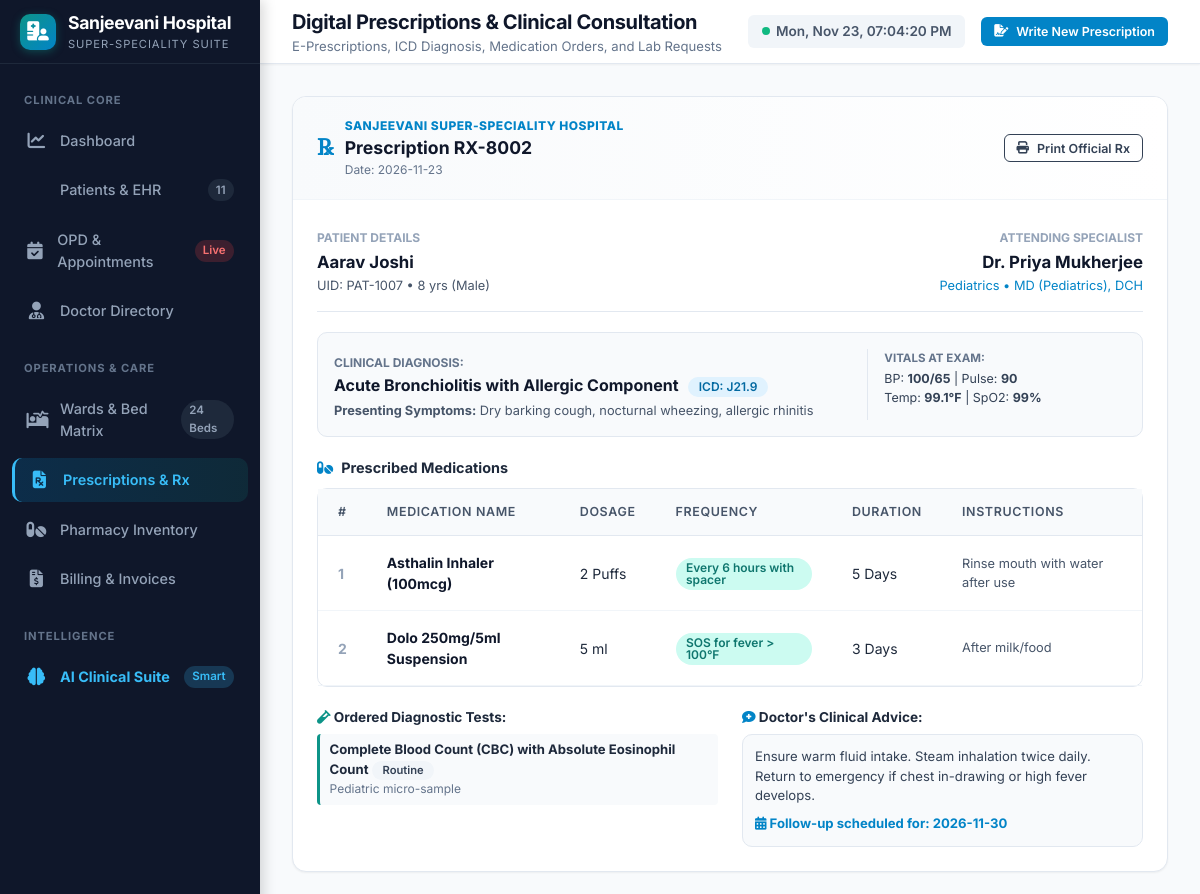
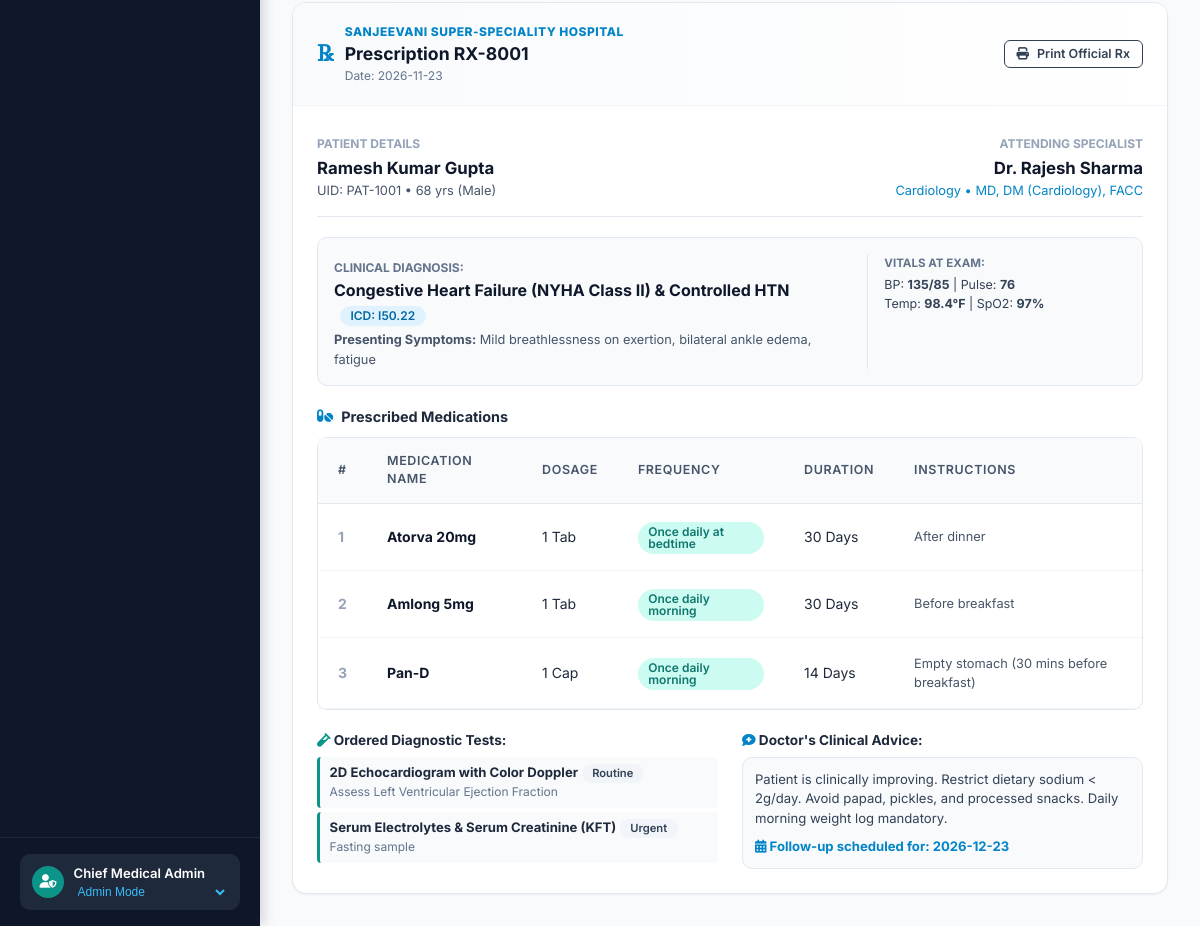
The page /prescriptions on the database its author committed (2 pictures, top to bottom).
### tables this page shows
CREATE TABLE prescriptions (
        id INTEGER PRIMARY KEY AUTOINCREMENT,
        prescription_uid TEXT UNIQUE NOT NULL,
        patient_id INTEGER NOT NULL,
        doctor_id INTEGER NOT NULL,
        appointment_id INTEGER,
        date TEXT NOT NULL,
        symptoms TEXT,
        diagnosis TEXT NOT NULL,
        icd_code TEXT,
        vitals TEXT, -- JSON
        medicines TEXT, -- JSON Array of medicines: [{name, dosage, frequency, duration, instructions}]
        lab_tests TEXT, -- JSON Array of lab tests: [{test_name, urgency, instructions}]
        doctor_notes TEXT,
        follow_up_date TEXT,
        created_at TIMESTAMP DEFAULT CURRENT_TIMESTAMP,
        FOREIGN KEY (patient_id) REFERENCES patients(id) ON DELETE CASCADE,
        FOREIGN KEY (doctor_id) REFERENCES doctors(id) ON DELETE CASCADE,
        FOREIGN KEY (appointment_id) REFERENCES appointments(id) ON DELETE SET NULL
    );

CREATE TABLE patients (
        id INTEGER PRIMARY KEY AUTOINCREMENT,
        patient_uid TEXT UNIQUE NOT NULL,
        name TEXT NOT NULL,
        age INTEGER NOT NULL,
        gender TEXT NOT NULL,
        blood_group TEXT,
        phone TEXT,
        email TEXT,
        address TEXT,
        emergency_contact_name TEXT,
        emergency_contact_phone TEXT,
        allergies TEXT,
        chronic_conditions TEXT,
        admission_status TEXT DEFAULT 'Outpatient', -- 'Outpatient', 'Admitted', 'Discharged', 'Emergency'
        bed_id INTEGER,
        created_at TIMESTAMP DEFAULT CURRENT_TIMESTAMP,
        FOREIGN KEY (bed_id) REFERENCES beds(id) ON DELETE SET NULL
    );

CREATE TABLE doctors (
        id INTEGER PRIMARY KEY AUTOINCREMENT,
        doctor_uid TEXT UNIQUE NOT NULL,
        name TEXT NOT NULL,
        department TEXT NOT NULL,
        specialization TEXT NOT NULL,
        qualification TEXT,
        experience_years INTEGER,
        room_number TEXT,
        phone TEXT,
        email TEXT,
        shift TEXT,
        consultation_fee REAL DEFAULT 500.0,
        status TEXT DEFAULT 'Available', -- 'Available', 'In Consultation', 'On Round', 'Off Duty'
        rating REAL DEFAULT 4.8
    );

### app.py (the view)
@app.get("/prescriptions", response_class=HTMLResponse)
async def prescriptions_page(request: Request, patient_id: Optional[int] = None, doctor_id: Optional[int] = None, appointment_id: Optional[int] = None):
    prescriptions = get_all_prescriptions(patient_id=patient_id)
    patients = get_all_patients()
    doctors = get_all_doctors()
    metrics = get_dashboard_metrics()
    return templates.TemplateResponse(
        request=request,
        name="prescriptions.html",
        context={
            "active_page": "prescriptions",
            "prescriptions": prescriptions,
            "patients": patients,
            "doctors": doctors,
            "preselected_patient": patient_id,
            "preselected_doctor": doctor_id,
            "appointment_id": appointment_id,
            "total_patients": metrics["total_patients"]
        }
    )

### templates/prescriptions.html (shortened to what this page needs)
{% extends "base.html" %}
{% block page_title %}Digital Prescriptions & Clinical Consultation{% endblock %}
{% block page_subtitle %}E-Prescriptions, ICD Diagnosis, Medication Orders, and Lab Requests{% endblock %}
{% block header_actions %}
<button class="btn btn-primary btn-sm" onclick="openModal('newPrescriptionModal')">
    <i class="fas fa-file-signature"></i> Write New Prescription
</button>
{% endblock %}
{% block content %}
<div style="display: grid; grid-template-columns: 1fr; gap: 1.5rem;">
    {% for rx in prescriptions %}
    <div class="card print-container">
        <div class="card-header" style="background: linear-gradient(90deg, #f8fafc, #ffffff);">
            <div>
                <div style="display:flex; align-items:center; gap:0.75rem;">
                    <span style="font-size:1.4rem; font-weight:800; color:var(--primary); font-family:serif;">℞</span>
                    <div>
                        <div style="font-size:0.75rem; font-weight:800; color:var(--primary); text-transform:uppercase; letter-spacing:0.5px;">Sanjeevani Super-Speciality Hospital</div>
                        <h3 style="font-size:1.1rem; font-weight:700; color:var(--slate-900);">Prescription {{ rx.prescription_uid }}</h3>
                        <div style="font-size:0.75rem; color:var(--slate-500);">Date: {{ rx.date }}</div>
                    </div>
                </div>
            </div>
            <div style="text-align:right;">
                <button class="btn btn-outline btn-sm no-print" onclick="window.print()">
                    <i class="fas fa-print"></i> Print Official Rx
                </button>
            </div>
        </div>
        <div class="card-body">
            <div style="display:grid; grid-template-columns: 1fr 1fr; gap:1.5rem; padding-bottom:1rem; border-bottom:1px solid var(--slate-200); margin-bottom:1.25rem;">
                <div>
                    <span style="font-size:0.75rem; color:var(--slate-400); text-transform:uppercase; font-weight:700;">Patient Details</span>
                    <div style="font-size:1.05rem; font-weight:700; color:var(--slate-900); margin-top:2px;">{{ rx.patient_name }}</div>
                    <div style="font-size:0.8rem; color:var(--slate-600);">UID: {{ rx.patient_uid }} • {{ rx.patient_age }} yrs ({{ rx.patient_gender }})</div>
                </div>
                <div style="text-align:right;">
                    <span style="font-size:0.75rem; color:var(--slate-400); text-transform:uppercase; font-weight:700;">Attending Specialist</span>
                    <div style="font-size:1.05rem; font-weight:700; color:var(--slate-900); margin-top:2px;">{{ rx.doctor_name }}</div>
                    <div style="font-size:0.8rem; color:var(--primary);">{{ rx.doctor_dept }} • {{ rx.doctor_qual }}</div>
                </div>
            </div>
            <div style="background:var(--slate-50); border:1px solid var(--slate-200); border-radius:var(--radius-md); padding:1rem; margin-bottom:1.25rem;">
                <div style="display:grid; grid-template-columns: 2fr 1fr; gap:1rem;">
                    <div>
                        <span style="font-size:0.75rem; color:var(--slate-500); font-weight:700; text-transform:uppercase;">Clinical Diagnosis:</span>
                        <div style="font-weight:700; font-size:1rem; color:var(--slate-900);">
                            {{ rx.diagnosis }}
                            {% if rx.icd_code %}
                            <span class="badge badge-primary" style="margin-left:6px;">ICD: {{ rx.icd_code }}</span>
                            {% endif %}
                        </div>
                        {% if rx.symptoms %}
                        <div style="font-size:0.8rem; color:var(--slate-600); margin-top:4px;">
                            <strong>Presenting Symptoms:</strong> {{ rx.symptoms }}
                        </div>
                        {% endif %}
                    </div>
                    {% if rx.vitals %}
                    <div style="border-left:1px solid var(--slate-200); padding-left:1rem; font-size:0.78rem;">
                        <span style="font-size:0.72rem; color:var(--slate-500); font-weight:700; text-transform:uppercase;">Vitals at Exam:</span>
                        <div style="margin-top:3px; color:var(--slate-700);">
                            BP: <strong>{{ rx.vitals.bp or '--' }}</strong> | Pulse: <strong>{{ rx.vitals.pulse or '--' }}</strong>
                        </div>
                        <div style="color:var(--slate-700);">
                            Temp: <strong>{{ rx.vitals.temp or '--' }}°F</strong> | SpO2: <strong>{{ rx.vitals.spo2 or '--' }}%</strong>
                        </div>
                    </div>
                    {% endif %}
                </div>
            </div>
            <div style="margin-bottom:1.25rem;">
                <h4 style="font-size:0.9rem; font-weight:700; color:var(--slate-800); margin-bottom:0.6rem; display:flex; align-items:center; gap:0.5rem;">
                    <i class="fas fa-pills" style="color:var(--primary);"></i> Prescribed Medications
                </h4>
                <div class="table-responsive">
                    <table class="clinical-table" style="background:#fff; border:1px solid var(--slate-200); border-radius:var(--radius-md);">
                        <thead>
                            <tr>
                                <th>#</th>
                                <th>Medication Name</th>
                                <th>Dosage</th>
                                <th>Frequency</th>
                                <th>Duration</th>
                                <th>Instructions</th>
                            </tr>
                        </thead>
                        <tbody>
                            {% for m in rx.medicines %}
                            <tr>
                                <td style="font-weight:700; color:var(--slate-400);">{{ loop.index }}</td>
                                <td><strong style="color:var(--slate-900);">{{ m.name }}</strong></td>
                                <td>{{ m.dosage }}</td>
                                <td><span class="badge badge-teal">{{ m.frequency }}</span></td>
                                <td>{{ m.duration }}</td>
                                <td style="color:var(--slate-600); font-size:0.8rem;">{{ m.instructions }}</td>
                            </tr>
                            {% endfor %}
                        </tbody>
                    </table>
                </div>
            </div>
            {% if rx.lab_tests or rx.doctor_notes %}
            <div style="display:grid; grid-template-columns: 1fr 1fr; gap:1.5rem; margin-top:1rem;">
                {% if rx.lab_tests %}
                <div>
                    <h5 style="font-size:0.85rem; font-weight:700; color:var(--slate-800); margin-bottom:0.4rem;">
                        <i class="fas fa-vial" style="color:var(--teal);"></i> Ordered Diagnostic Tests:
                    </h5>
                    <ul style="list-style:none; padding:0; font-size:0.82rem;">
                        {% for lt in rx.lab_tests %}
                        <li style="padding:0.4rem 0.6rem; background:var(--slate-50); border-radius:4px; margin-bottom:4px; border-left:3px solid var(--teal);">
                            <strong>{{ lt.test_name }}</strong> <span class="badge badge-slate" style="font-size:0.7rem;">{{ lt.urgency }}</span>
                            <div style="font-size:0.75rem; color:var(--slate-500);">{{ lt.instructions }}</div>
                        </li>
                        {% endfor %}
                    </ul>
                </div>
                {% endif %}
                <div>
                    <h5 style="font-size:0.85rem; font-weight:700; color:var(--slate-800); margin-bottom:0.4rem;">
                        <i class="fas fa-comment-medical" style="color:var(--primary);"></i> Doctor's Clinical Advice:
                    </h5>
                    <div style="font-size:0.82rem; color:var(--slate-700); background:var(--slate-50); padding:0.75rem; border-radius:var(--radius-md); border:1px solid var(--slate-200);">
                        {{ rx.doctor_notes or 'Routine health precautions.' }}
                        {% if rx.follow_up_date %}
                        <div style="margin-top:0.5rem; font-weight:700; color:var(--primary);">
                            <i class="fas fa-calendar-alt"></i> Follow-up scheduled for: {{ rx.follow_up_date }}
                        </div>
                        {% endif %}
                    </div>
                </div>
            </div>
            {% endif %}
        </div>
    </div>
    {% endfor %}
</div>
{% endblock %}

### static/css/styles.css (style rules this page uses)
:root { --primary: #0284c7; --primary-hover: #0369a1; --primary-light: #e0f2fe; --teal: #0d9488; --teal-hover: #0f766e; --teal-light: #ccfbf1; --success: #10b981; --success-light: #d1fae5; --warning: #f59e0b; --warning-light: #fef3c7; --danger: #ef4444; --danger-light: #fee2e2; --slate-900: #0f172a; --slate-800: #1e293b; --slate-700: #334155; --slate-600: #475569; --slate-500: #64748b; --slate-400: #94a3b8; --slate-200: #e2e8f0; --slate-100: #f1f5f9; --slate-50: #f8fafc; --white: #ffffff; --font-sans: 'Inter', -apple-system, BlinkMacSystemFont, "Segoe UI", Roboto, Oxygen, Ubuntu, Cantarell, sans-serif; --sidebar-width: 260px; --header-height: 64px; --radius-sm: 6px; --radius-md: 10px; --radius-lg: 14px; --radius-xl: 20px; --shadow-sm: 0 1px 2px 0 rgba(0, 0, 0, 0.05); --shadow-md: 0 4px 6px -1px rgba(0, 0, 0, 0.1), 0 2px 4px -1px rgba(0, 0, 0, 0.06); --shadow-lg: 0 10px 15px -3px rgba(0, 0, 0, 0.1), 0 4px 6px -2px rgba(0, 0, 0, 0.05); --shadow-xl: 0 20px 25px -5px rgba(0, 0, 0, 0.1), 0 10px 10px -5px rgba(0, 0, 0, 0.04); --transition: all 0.2s cubic-bezier(0.4, 0, 0.2, 1); }
* { box-sizing: border-box; margin: 0; padding: 0; }
body { font-family: var(--font-sans); background-color: #f8fafc; color: var(--slate-800); line-height: 1.5; -webkit-font-smoothing: antialiased; min-height: 100vh; display: flex; }
.btn { display: inline-flex; align-items: center; justify-content: center; gap: 0.5rem; padding: 0.55rem 1.1rem; font-size: 0.875rem; font-weight: 600; border-radius: var(--radius-md); border: 1px solid transparent; cursor: pointer; transition: var(--transition); text-decoration: none; font-family: inherit; }
.btn-primary { background-color: var(--primary); color: white; }
.btn-outline { background-color: transparent; border-color: var(--slate-300); color: var(--slate-700); }
.btn-sm { padding: 0.35rem 0.75rem; font-size: 0.78rem; border-radius: var(--radius-sm); }
.card { background-color: var(--white); border: 1px solid var(--slate-200); border-radius: var(--radius-lg); box-shadow: var(--shadow-sm); overflow: hidden; transition: var(--transition); }
.card-header { padding: 1.25rem 1.5rem; border-bottom: 1px solid var(--slate-100); display: flex; align-items: center; justify-content: space-between; }
.card-body { padding: 1.5rem; }
.badge { display: inline-flex; align-items: center; gap: 0.35rem; padding: 0.25rem 0.65rem; border-radius: 999px; font-size: 0.75rem; font-weight: 600; line-height: 1; }
.badge-primary { background-color: var(--primary-light); color: #0369a1; }
.badge-teal { background-color: var(--teal-light); color: #0f766e; }
.badge-slate { background-color: var(--slate-100); color: var(--slate-700); }
.table-responsive { width: 100%; overflow-x: auto; }
.clinical-table { width: 100%; border-collapse: separate; border-spacing: 0; text-align: left; font-size: 0.875rem; }
.clinical-table th { background-color: var(--slate-50); color: var(--slate-600); font-weight: 600; font-size: 0.78rem; text-transform: uppercase; letter-spacing: 0.05em; padding: 0.85rem 1.25rem; border-bottom: 1px solid var(--slate-200); }
.clinical-table td { padding: 1rem 1.25rem; border-bottom: 1px solid var(--slate-100); color: var(--slate-800); vertical-align: middle; }

### rows shown on the page
prescriptions: prescription_uid "RX-8002", date "2026-11-23", patient_name "Aarav Joshi", patient_uid "PAT-1007", patient_age "8", patient_gender "Male", doctor_name "Dr. Priya Mukherjee", doctor_dept "Pediatrics", doctor_qual "MD (Pediatrics), DCH", diagnosis "Acute Bronchiolitis with Allergic Component", icd_code "J21.9", symptoms "Dry barking cough, nocturnal wheezing, allergic rhinitis", vitals "100/65", vitals "90", vitals "99.1", vitals "99", name "Asthalin Inhaler (100mcg)" "Dolo 250mg/5ml Suspension", dosage "2 Puffs" "5 ml", frequency "Every 6 hours with spacer" "SOS for fever > 100°F", duration "5 Days" "3 Days", instructions "Rinse mouth with water after use" "After milk/food", test_name "Complete Blood Count (CBC) with Absolute Eosinophil Count", urgency "Routine", instructions "Pediatric micro-sample", doctor_notes "Ensure warm fluid intake. Steam inhalation twice daily. Return to emergency if chest in-drawing or high fever develops.", follow_up_date "2026-11-30"
prescriptions: prescription_uid "RX-8001", date "2026-11-23", patient_name "Ramesh Kumar Gupta", patient_uid "PAT-1001", patient_age "68", patient_gender "Male", doctor_name "Dr. Rajesh Sharma", doctor_dept "Cardiology", doctor_qual "MD, DM (Cardiology), FACC", diagnosis "Congestive Heart Failure (NYHA Class II) & Controlled HTN", icd_code "I50.22", symptoms "Mild breathlessness on exertion, bilateral ankle edema, fatigue", vitals "135/85", vitals "76", vitals "98.4", vitals "97", name "Atorva 20mg" "Amlong 5mg" "Pan-D", dosage "1 Tab" "1 Tab" "1 Cap", frequency "Once daily at bedtime" "Once daily morning" "Once daily morning", duration "30 Days" "30 Days" "14 Days", instructions "After dinner" "Before breakfast" "Empty stomach (30 mins before breakfast)", test_name "2D Echocardiogram with Color Doppler" "Serum Electrolytes & Serum Creatinine (KFT)", urgency "Routine" "Urgent", instructions "Assess Left Ventricular Ejection Fraction" "Fasting sample", doctor_notes "Patient is clinically improving. Restrict dietary sodium < 2g/day. Avoid papad, pickles, and processed snacks. Daily morning weight log mandatory.", follow_up_date "2026-12-23"

### other values the page prints
{{ total_patients or 10 }} "11"
